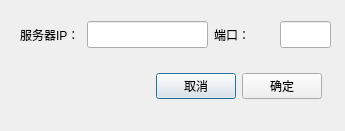
<?xml version="1.0" encoding="UTF-8"?>
<ui version="4.0">
 <class>SettingDialog</class>
 <widget class="QDialog" name="SettingDialog">
  <property name="geometry">
   <rect>
    <x>0</x>
    <y>0</y>
    <width>345</width>
    <height>131</height>
   </rect>
  </property>
  <property name="windowTitle">
   <string>设置</string>
  </property>
  <widget class="QWidget" name="">
   <property name="geometry">
    <rect>
     <x>20</x>
     <y>20</y>
     <width>311</width>
     <height>29</height>
    </rect>
   </property>
   <layout class="QHBoxLayout" name="horizontalLayout">
    <item>
     <widget class="QLabel" name="Iplabel">
      <property name="text">
       <string>服务器IP：</string>
      </property>
     </widget>
    </item>
    <item>
     <widget class="QLineEdit" name="IplineEdit">
      <property name="maximumSize">
       <size>
        <width>121</width>
        <height>27</height>
       </size>
      </property>
      <property name="text">
       <string/>
      </property>
     </widget>
    </item>
    <item>
     <widget class="QLabel" name="portlabel">
      <property name="text">
       <string>端口：</string>
      </property>
     </widget>
    </item>
    <item>
     <widget class="QLineEdit" name="portlineEdit">
      <property name="maximumSize">
       <size>
        <width>51</width>
        <height>27</height>
       </size>
      </property>
      <property name="text">
       <string/>
      </property>
     </widget>
    </item>
   </layout>
  </widget>
  <widget class="QWidget" name="">
   <property name="geometry">
    <rect>
     <x>20</x>
     <y>70</y>
     <width>302</width>
     <height>32</height>
    </rect>
   </property>
   <layout class="QHBoxLayout" name="horizontalLayout_2">
    <item>
     <spacer name="horizontalSpacer">
      <property name="orientation">
       <enum>Qt::Horizontal</enum>
      </property>
      <property name="sizeHint" stdset="0">
       <size>
        <width>118</width>
        <height>20</height>
       </size>
      </property>
     </spacer>
    </item>
    <item>
     <widget class="QPushButton" name="cancelButton">
      <property name="text">
       <string>取消</string>
      </property>
     </widget>
    </item>
    <item>
     <widget class="QPushButton" name="submitButton">
      <property name="text">
       <string>确定</string>
      </property>
     </widget>
    </item>
   </layout>
  </widget>
 </widget>
 <resources/>
 <connections/>
</ui>
